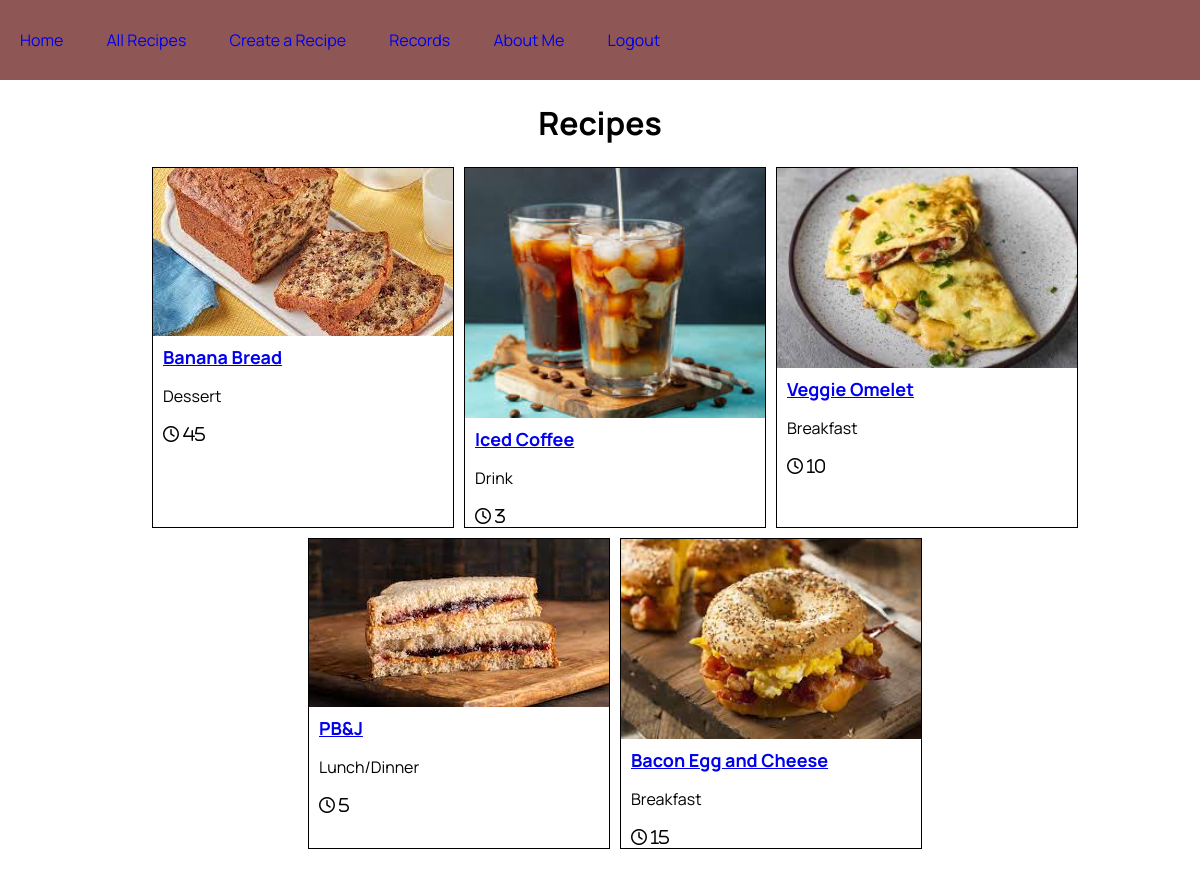
Page /recipes/ (signed in) on the committed database.
### recipes/models.py (models this page shows, shortened)
class Recipe(models.Model):
    name = models.CharField(max_length=50)
    cooking_time = models.PositiveIntegerField(help_text='In minutes')
    description = models.TextField(default='No description yet...')
    difficulty = models.CharField(max_length=27, default='Difficulty not yet rated...')
    ingredients = models.ManyToManyField(
        'ingredients.Ingredient', through='recipeingredients.RecipeIngredient'
    )
    pic = models.ImageField(upload_to='recipes', default='no_picture.jpg')
    category = models.CharField(max_length=15, choices=category_choices, default='Lunch/Dinner')
    def get_absolute_url(self):
        return reverse('recipes:recipes_detail', kwargs={'pk': self.pk})

### recipes/views.py (the view)
# urls.py: path('recipes/', RecipeListView.as_view(), name='recipes_list'),
class RecipeListView(LoginRequiredMixin, ListView):
    model = Recipe
    template_name = 'recipes/recipes_list.html'

### recipes/templates/recipes/recipes_list.html (shortened to what this page needs)
{% load static %}
<!DOCTYPE html>
<html lang="en">
    <head>
        <link rel="stylesheet" href="/static/style.css">
    </head>
    <body>
        <header>
            <div class="topnav">
                <a class="active" href="/">Home</a>
                <a href="/recipes">All Recipes</a>
                <a href="/create">Create a Recipe</a>
                <a href="/recipes/records">Records</a>
                <a href="/about">About Me</a>
                <a href="{% url 'logout' %}">Logout</a>
            </div>
        </header>
        <main>
            <h1>Recipes</h1>
            <ul class="recipe-list">
                {% for object in object_list %}
                <li class="recipe-item">
                    <a href="{{ object.get_absolute_url }}">
                        <div class="recipe-image-container">
                            <img
                            class="recipe-image"
                            src="{{object.pic.url}}"
                            alt="{{object.name}}"
                            />
                        </div>
                        <a class="recipe-name" href="{{ object.get_absolute_url }}" style="margin-left: 10px">{{object.name}}</a>
                        <p style="margin-left:10px">{{object.category}}</p>
                        <i class="fa-regular fa-clock" style="margin-left: 10px">   {{object.cooking_time}}</i>
                    </a>
                </li>
                {% endfor %}
            </ul>
        </main>
    </body>
</html>

### static/style.css (style rules this page uses)
header { background-color: rgba(88, 4, 4, 0.67); position: fixed; top: 0; left: 0; right: 0; height: 80px; display: flex; align-items: center; }
header a { margin: 20px; text-decoration: none; }

### recipes/templates/recipes/recipes_list.html (style rules this page uses)
body { display: flex; flex-direction: column; align-items: center; justify-content: center; height: 100%; font-family: 'Manrope'; margin-top: 80px; }
h1 { align-items: center; justify-content: center; text-align: center; }
.recipe-list { display: flex; flex-wrap: wrap; list-style: none; justify-content: center; }
.recipe-item { flex-basis: 300px; margin-right: 10px; margin-bottom: 10px; border: 1px solid black; align-items: center; }
.recipe-image { width: 100%; max-height: 100%; padding-top: 0px; padding-right: 0px; padding-left: 0px; padding-bottom: 4px; object-position: left; }
.recipe-name { font-size: large; font-weight: bold; }
header { background-color: rgba(88, 4, 4, 0.67); position: fixed; top: 0; left: 0; right: 0; height: 80px; display: flex; align-items: center; }
header a { margin: 20px; text-decoration: none; }

### rows in the picture
Recipe: pic (picture), name "Banana Bread", category "Dessert", cooking_time "45"
Recipe: pic (picture), name "Iced Coffee", category "Drink", cooking_time "3"
Recipe: pic (picture), name "Veggie Omelet", category "Breakfast", cooking_time "10"
Recipe: pic (picture), name "PB&J", category "Lunch/Dinner", cooking_time "5"
Recipe: pic (picture), name "Bacon Egg and Cheese", category "Breakfast", cooking_time "15"
